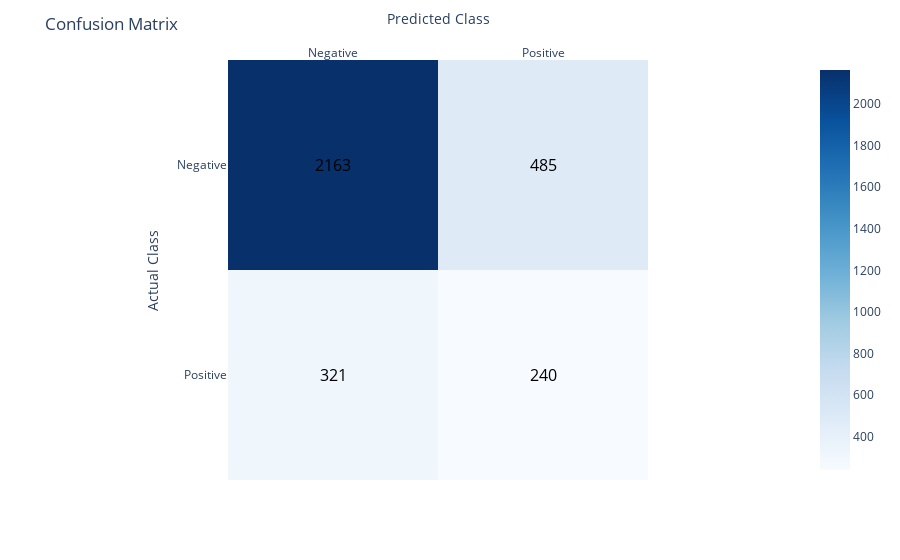

This figure's notebook cell:
### Markdown cell above
From the roc curve above we see that although the performance of the model is not ideal, it is better than random guessing.

### Code cell
y_pred = xt.predict(X_test)
cm = confusion_matrix(y_test, y_pred)

cm_df = pd.DataFrame(cm, columns=['Negative', 'Positive'], 
                     index=['Negative', 'Positive'])

fig = px.imshow(cm_df, color_continuous_scale='Blues')

fig.update_xaxes(title='Predicted Class', side='top')
fig.update_yaxes(title='Actual Class', autorange="reversed")
fig.update_layout(title='Confusion Matrix')

for i, row in enumerate(cm):
    for j, value in enumerate(row):
        fig.add_annotation(
            go.layout.Annotation(
                text=str(value),
                x=j,
                y=i,
                showarrow=False,
                font=dict(
                    color='black',
                    size=16
                )
            )
        )


fig.show()

### Figure 1 — Plotly figure (JSON) as saved in the notebook; plotly's stock layout.template omitted (floating-point values rounded to 4 significant figures)
{"data": [{"coloraxis": "coloraxis", "hovertemplate": "x: %{x}<br>y: %{y}<br>color: %{z}<extra></extra>", "name": "0", "type": "heatmap", "x": ["Negative", "Positive"], "xaxis": "x", "y": ["Negative", "Positive"], "yaxis": "y", "z": [[2163, 485], [321, 240]]}], "layout": {"annotations": [{"font": {"color": "black", "size": 16}, "showarrow": false, "text": "2163", "x": 0, "y": 0}, {"font": {"color": "black", "size": 16}, "showarrow": false, "text": "485", "x": 1, "y": 0}, {"font": {"color": "black", "size": 16}, "showarrow": false, "text": "321", "x": 0, "y": 1}, {"font": {"color": "black", "size": 16}, "showarrow": false, "text": "240", "x": 1, "y": 1}], "coloraxis": {"colorscale": [[0, "rgb(247,251,255)"], [0.125, "rgb(222,235,247)"], [0.25, "rgb(198,219,239)"], [0.375, "rgb(158,202,225)"], [0.5, "rgb(107,174,214)"], [0.625, "rgb(66,146,198)"], [0.75, "rgb(33,113,181)"], [0.875, "rgb(8,81,156)"], [1, "rgb(8,48,107)"]]}, "margin": {"t": 60}, "title": {"text": "Confusion Matrix"}, "xaxis": {"anchor": "y", "constrain": "domain", "domain": [0, 1], "scaleanchor": "y", "side": "top", "title": {"text": "Predicted Class"}}, "yaxis": {"anchor": "x", "autorange": "reversed", "constrain": "domain", "domain": [0, 1], "title": {"text": "Actual Class"}}}}
